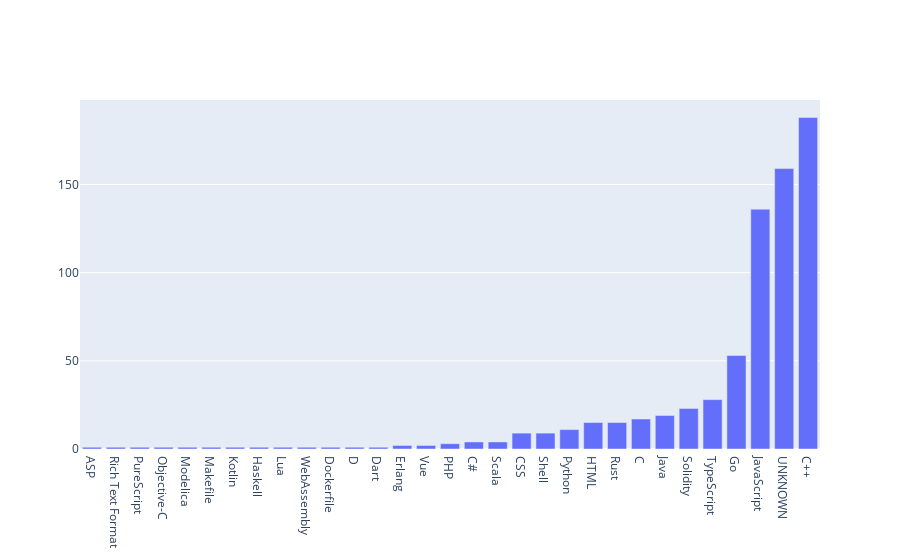

Notebook code for this chart:
### Markdown cell above
###  pandas grouped-by data frame:

Goal:
* group by the language
* use the counts / value counts function to make a count of each one
* use the result of that group-by object, plugging it into matplotlib

pandas has a build-in function where you can plot without an additional import, useful for a simple histogram

### Code cell
# fig = plt.figure()
# ax1 = fig.add_subplot(2,2,1)
# ax1.hist(df['gh_language'].dropna())

# this is the end of what I know.
# how would xristos do EDA with this dataset?

# langauges_grouped_df = pd.DataFrame(df.groupby(by=['gh_language']).count())
# df.groupby?
df['gh_language'] = df['gh_language'].fillna('UNKNOWN')
lang = df.groupby(by=['gh_language'], as_index=False).count().sort_values('name')
lang = lang[['gh_language', 'name', 'gh_license']]
fig1 = go.Figure(data=[
    go.Bar(x=lang['gh_language'], y=lang['name'])
])
fig1.show()

### Figure 1 — Plotly figure (JSON) as saved in the notebook; plotly's stock layout.template omitted (floating-point values rounded to 4 significant figures)
{"data": [{"type": "bar", "x": ["ASP", "Rich Text Format", "PureScript", "Objective-C", "Modelica", "Makefile", "Kotlin", "Haskell", "Lua", "WebAssembly", "Dockerfile", "D", "Dart", "Erlang", "Vue", "PHP", "C#", "Scala", "CSS", "Shell", "Python", "HTML", "Rust", "C", "Java", "Solidity", "TypeScript", "Go", "JavaScript", "UNKNOWN", "C++"], "y": [1, 1, 1, 1, 1, 1, 1, 1, 1, 1, 1, 1, 1, 2, 2, 3, 4, 4, 9, 9, 11, 15, 15, 17, 19, 23, 28, 53, 136, 159, 188]}], "layout": {}}
